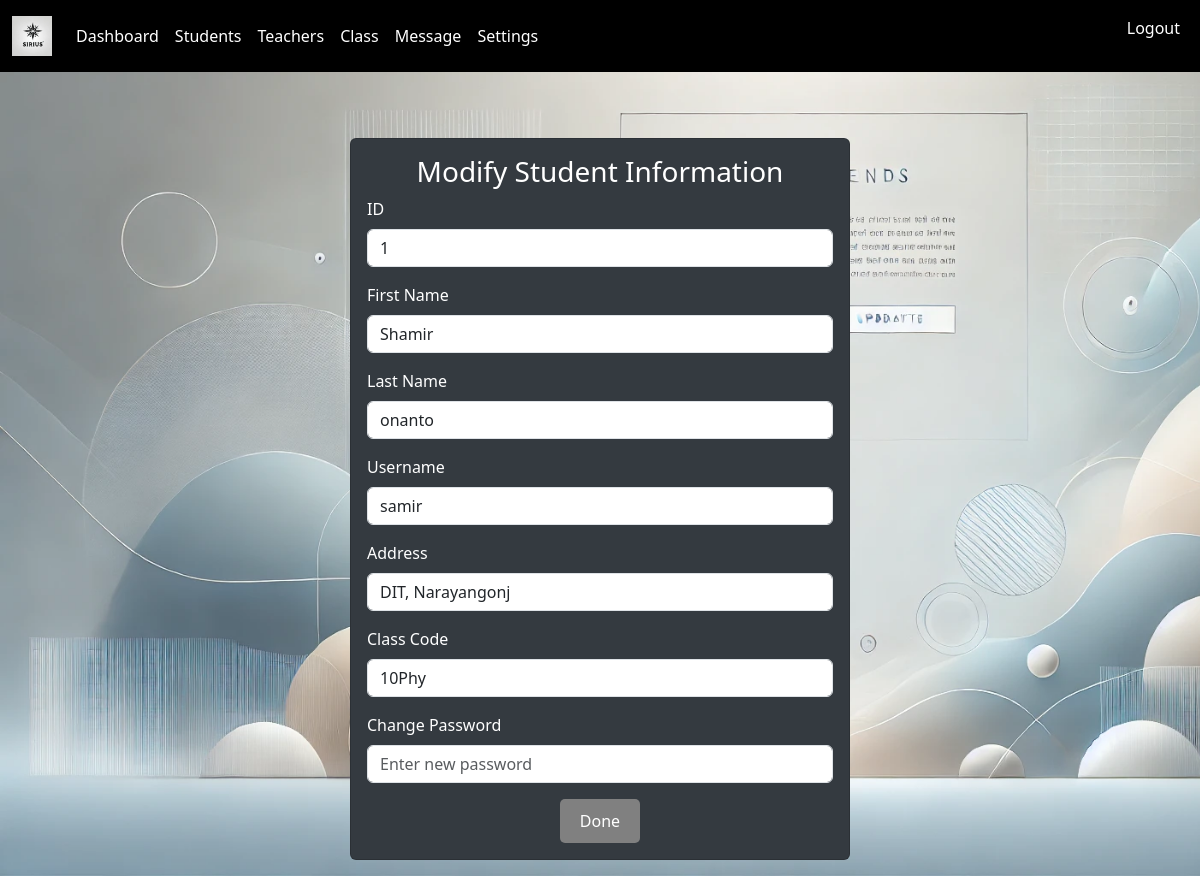
The page /Sirius/admin/edit_student.php?student_id=1 (signed in) on the database its author committed.
### tables this page shows
CREATE TABLE `student` (
  `username` varchar(50) NOT NULL,
  `password` varchar(255) NOT NULL,
  `f_name` varchar(50) NOT NULL,
  `l_name` varchar(50) NOT NULL,
  `student_id` int(11) NOT NULL,
  `class_code` varchar(50) DEFAULT NULL,
  `Address` varchar(250) DEFAULT NULL,
  `class_name` int(11) DEFAULT NULL
);

### Sirius/admin/data/students.php (called while the page is built, shortened)
<?php
function getStudentById($student_id, $conct)
{
    $sql = "SELECT * FROM student WHERE student_id = ?";
    $stmt = $conct->prepare($sql);
    $stmt->execute([$student_id]);
    if ($stmt->rowCount() == 1) {
        return $stmt->fetch(PDO::FETCH_ASSOC);
    } else {
        return null;
    }
}
?>

### Sirius/admin/edit_student.php (the view, shortened to what this page needs)
<?php
if (isset($_SESSION['admin_id']) && ($_SESSION['usert'] == '1') && isset($_GET['student_id'])) {
    include "../dbConnection.php";
    include "../admin/data/students.php";
    $student_id = $_GET['student_id'];
    $student = getStudentById($student_id, $conct);
    ?>
    <!DOCTYPE html>
    <html>
    <head>
        <link href="https://cdnjs.cloudflare.com/ajax/libs/bootstrap/5.3.0/css/bootstrap.min.css" rel="stylesheet">
        <link rel="stylesheet" type="text/css" href="..\Css\Front.css">
        <link rel="stylesheet" href="https://cdnjs.cloudflare.com/ajax/libs/font-awesome/4.7.0/css/font-awesome.min.css">
    </head>
    <body class="image_of_modify">
        <nav class="navbar navbar-expand-lg navbar-light bg-light" id="Front_nav">
            <div class="container-fluid">
                <a class="navbar-brand" href="#">
                    <img src="..\image\icon.webp" width="40">
                </a>
                <div class="collapse navbar-collapse" id="navbarSupportedContent">
                    <ul class="navbar-nav me-auto mb-2 mb-lg-0">
                        <li class="nav-item">
                            <a class="nav-link" aria-current="page" href="index.php">Dashboard</a>
                        </li>
                        <li class="nav-item">
                            <a class="nav-link" href="student.php">Students</a>
                        </li>
                        <li class="nav-item">
                            <a class="nav-link" href="teacher.php">Teachers</a>
                        </li>
                        <li class="nav-item">
                            <a class="nav-link" href="#" data-bs-toggle="modal" data-bs-target="#contactModal">Class</a>
                        </li>
                        <li class="nav-item">
                            <a class="nav-link" href="#" data-bs-toggle="modal" data-bs-target="#contactModal">Message</a>
                        </li>
                        <li class="nav-item">
                            <a class="nav-link" href="#" data-bs-toggle="modal" data-bs-target="#contactModal">Settings</a>
                        </li>
                    </ul>
                    <ul>
                        <li class="navbar-nav me-auto mb-2 mb-lg-0">
                            <a class="nav-link" href="../logout.php">Logout</a>
                        </li>
                    </ul>
                </div>
            </div>
        </nav>
        <form method="post" class="shadow p-3" action="../req/edit_student_backend.php">
            <div class="card mx-auto card-custom" style="max-width: 500px; margin-top: 50px;">
                <div class="card-body">
                    <div class="login-header">
                        <h3 class="card-title text-center">Modify Student Information</h3>
                    </div>
                    <div class="mb-3">
                        <label class="form-label">ID</label>
                        <input type="number" class="form-control" value="<?= $student['student_id'] ?>" name="student_id">
                    </div>
                    <div class="mb-3">
                        <label class="form-label">First Name</label>
                        <input type="text" class="form-control" value="<?= $student['f_name'] ?>" name="f_name">
                    </div>
                    <div class="mb-3">
                        <label class="form-label">Last Name</label>
                        <input type="text" class="form-control" value="<?= $student['l_name'] ?>" name="l_name">
                    </div>
                    <div class="mb-3">
                        <label class="form-label">Username</label>
                        <input type="text" class="form-control" value="<?= $student['username'] ?>" name="username">
                    </div>
                    <div class="mb-3">
                        <label class="form-label">Address</label>
                        <input type="text" class="form-control" value="<?= htmlspecialchars($student['Address']) ?>"
                            name="Address">
                    </div>
                    <div class="mb-3">
                        <label class="form-label">Class Code</label>
                        <input type="text" class="form-control" value="<?= $student['class_code'] ?>" name="class_code">
                    </div>
                    <div class="mb-3">
                        <label class="form-label">Change Password</label>
                        <input type="password" class="form-control" name="password" placeholder="Enter new password">
                    </div>
                    <div class="text-center">
                        <button type="submit" class="log-button">Done</button>
                    </div>
                </div>
            </div>
        </form>
    </body>
    </html>
    <?php
} else {
    header("Location: student.php");
    exit;
}
?>

### Sirius/Css/Front.css (style rules this page uses)
.image_of_modify, .add_image_teacher, .add_image_student { background: url(../image/modify.webp); background-size: cover; background-attachment: fixed; }
#Front_nav { background: rgba(0, 0, 0, 1) !important; }
.nav-link { color: white !important; }
.login-header { text-align: center; font-size: 60px; }
.log-button { color: white; background-color: gray; border: none; padding: 10px 20px; border-radius: 5px; cursor: pointer; transition: background-color 0.3s ease, color 0.3s ease; }
.card-custom { background-color: #343a40; color: white; }

### rows shown on the page
student: student_id "1", f_name "Shamir", l_name "onanto", username "samir", Address "DIT, Narayangonj", class_code "10Phy"
